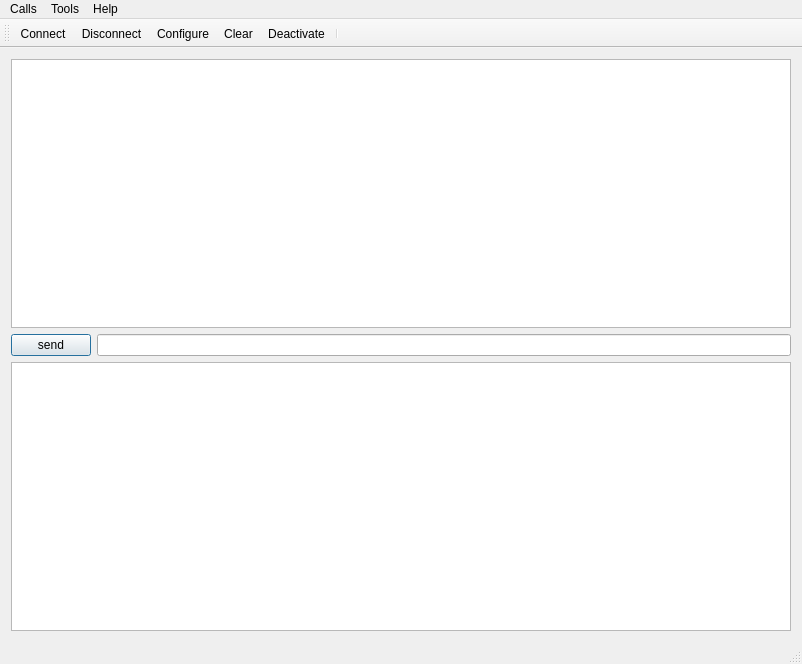
<?xml version="1.0" encoding="UTF-8"?>
<ui version="4.0">
 <class>MainWindow</class>
 <widget class="QMainWindow" name="MainWindow">
  <property name="geometry">
   <rect>
    <x>0</x>
    <y>0</y>
    <width>802</width>
    <height>664</height>
   </rect>
  </property>
  <property name="windowTitle">
   <string>Simple Terminal</string>
  </property>
  <widget class="QWidget" name="centralWidget">
   <layout class="QVBoxLayout" name="verticalLayout">
    <item>
     <layout class="QFormLayout" name="formLayout">
      <property name="fieldGrowthPolicy">
       <enum>QFormLayout::AllNonFixedFieldsGrow</enum>
      </property>
      <property name="rowWrapPolicy">
       <enum>QFormLayout::DontWrapRows</enum>
      </property>
      <item row="0" column="0" colspan="2">
       <widget class="QTextEdit" name="rxTextEdit"/>
      </item>
      <item row="1" column="0">
       <widget class="QPushButton" name="sendButton">
        <property name="text">
         <string>send</string>
        </property>
        <property name="autoDefault">
         <bool>true</bool>
        </property>
        <property name="default">
         <bool>true</bool>
        </property>
       </widget>
      </item>
      <item row="1" column="1">
       <widget class="QLineEdit" name="sendMsgLineEdit"/>
      </item>
      <item row="2" column="0" colspan="2">
       <widget class="QTextEdit" name="txTextEdit"/>
      </item>
     </layout>
    </item>
   </layout>
  </widget>
  <widget class="QMenuBar" name="menuBar">
   <property name="geometry">
    <rect>
     <x>0</x>
     <y>0</y>
     <width>802</width>
     <height>22</height>
    </rect>
   </property>
   <widget class="QMenu" name="menuCalls">
    <property name="title">
     <string>Calls</string>
    </property>
    <addaction name="actionConnect"/>
    <addaction name="actionDisconnect"/>
    <addaction name="separator"/>
    <addaction name="actionQuit"/>
   </widget>
   <widget class="QMenu" name="menuTools">
    <property name="title">
     <string>Tools</string>
    </property>
    <addaction name="actionConfigure"/>
    <addaction name="actionClear"/>
   </widget>
   <widget class="QMenu" name="menuHelp">
    <property name="title">
     <string>Help</string>
    </property>
    <addaction name="actionAbout"/>
    <addaction name="actionAboutQt"/>
   </widget>
   <addaction name="menuCalls"/>
   <addaction name="menuTools"/>
   <addaction name="menuHelp"/>
  </widget>
  <widget class="QToolBar" name="mainToolBar">
   <attribute name="toolBarArea">
    <enum>TopToolBarArea</enum>
   </attribute>
   <attribute name="toolBarBreak">
    <bool>false</bool>
   </attribute>
   <addaction name="actionConnect"/>
   <addaction name="actionDisconnect"/>
   <addaction name="actionConfigure"/>
   <addaction name="actionClear"/>
   <addaction name="actionDeactivate"/>
   <addaction name="separator"/>
  </widget>
  <widget class="QStatusBar" name="statusBar"/>
  <action name="actionAbout">
   <property name="text">
    <string>&amp;About</string>
   </property>
   <property name="toolTip">
    <string>About program</string>
   </property>
   <property name="shortcut">
    <string>Alt+A</string>
   </property>
  </action>
  <action name="actionAboutQt">
   <property name="text">
    <string>About Qt</string>
   </property>
  </action>
  <action name="actionConnect">
   <property name="icon">
    <iconset resource="terminal.qrc">
     <normaloff>:/images/connect.png</normaloff>:/images/connect.png</iconset>
   </property>
   <property name="text">
    <string>&amp;Connect</string>
   </property>
   <property name="toolTip">
    <string>Connect to serial port</string>
   </property>
   <property name="shortcut">
    <string>Ctrl+O</string>
   </property>
  </action>
  <action name="actionDisconnect">
   <property name="icon">
    <iconset resource="terminal.qrc">
     <normaloff>:/images/disconnect.png</normaloff>:/images/disconnect.png</iconset>
   </property>
   <property name="text">
    <string>&amp;Disconnect</string>
   </property>
   <property name="toolTip">
    <string>Disconnect from serial port</string>
   </property>
   <property name="shortcut">
    <string>Ctrl+D</string>
   </property>
  </action>
  <action name="actionConfigure">
   <property name="icon">
    <iconset resource="terminal.qrc">
     <normaloff>:/images/settings.png</normaloff>:/images/settings.png</iconset>
   </property>
   <property name="text">
    <string>&amp;Configure</string>
   </property>
   <property name="toolTip">
    <string>Configure serial port</string>
   </property>
   <property name="shortcut">
    <string>Alt+C</string>
   </property>
  </action>
  <action name="actionClear">
   <property name="icon">
    <iconset resource="terminal.qrc">
     <normaloff>:/images/clear.png</normaloff>:/images/clear.png</iconset>
   </property>
   <property name="text">
    <string>&amp;Clear</string>
   </property>
   <property name="toolTip">
    <string>Clear data</string>
   </property>
   <property name="shortcut">
    <string>Alt+L</string>
   </property>
  </action>
  <action name="actionQuit">
   <property name="icon">
    <iconset resource="terminal.qrc">
     <normaloff>:/images/application-exit.png</normaloff>:/images/application-exit.png</iconset>
   </property>
   <property name="text">
    <string>&amp;Quit</string>
   </property>
   <property name="shortcut">
    <string>Ctrl+Q</string>
   </property>
  </action>
  <action name="actionDeactivate">
   <property name="icon">
    <iconset>
     <normaloff>../../../../../Downloads/deactivate-512.png</normaloff>../../../../../Downloads/deactivate-512.png</iconset>
   </property>
   <property name="text">
    <string>&amp;Deactivate</string>
   </property>
   <property name="toolTip">
    <string>Deactivate product</string>
   </property>
  </action>
 </widget>
 <layoutdefault spacing="6" margin="11"/>
 <resources>
  <include location="terminal.qrc"/>
 </resources>
 <connections/>
</ui>
